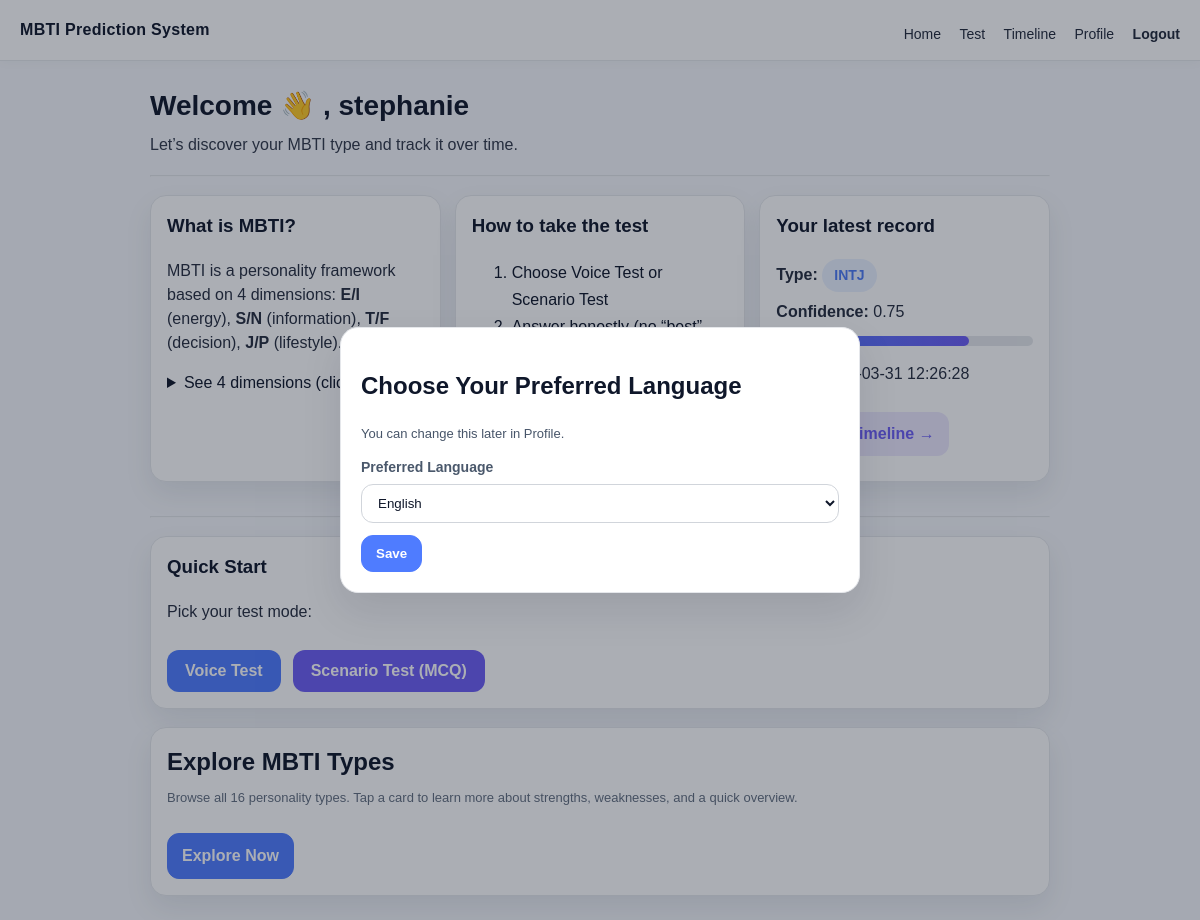
The app's page /home (signed in) with its own data.
### tables this page shows
CREATE TABLE User (
        userID INTEGER PRIMARY KEY AUTOINCREMENT,
        email TEXT NOT NULL UNIQUE,
        name TEXT,
        passwordHash TEXT NOT NULL,
        createdAt TEXT NOT NULL,
        isVerified INTEGER NOT NULL DEFAULT 0
    , preferredLanguage TEXT DEFAULT 'EN', isAdmin INTEGER NOT NULL DEFAULT 0);

CREATE TABLE MBTI_Type (
        mbtiTypeID INTEGER PRIMARY KEY AUTOINCREMENT,
        typeCode TEXT NOT NULL UNIQUE
    );

CREATE TABLE MBTI_Result (
        resultID INTEGER PRIMARY KEY AUTOINCREMENT,
        userID INTEGER NOT NULL,
        mbtiTypeID INTEGER NOT NULL,
        confidenceScore REAL NOT NULL,
        rawText TEXT,
        createdAt TEXT NOT NULL, profileSnapshot TEXT, contextSummary TEXT,
        FOREIGN KEY(userID) REFERENCES User(userID),
        FOREIGN KEY(mbtiTypeID) REFERENCES MBTI_Type(mbtiTypeID)
    );

### routes/profile_routes.py (the view)
@profile_bp.get("/home")
@login_required
def home_page():
    user = get_current_user()
    name = (user.get("name") or session.get("name") or "").strip() if user else (session.get("name") or "")
    latest = None
    try:
        results = list_results_for_user(session["user_id"])
        if results:
            latest = dict(results[0])
    except Exception as e:
        print("HOME latest error:", e)
    return render_template("home.html", name=name, latest=latest)

### db.py (called while the page is built)
def get_conn():
    conn = sqlite3.connect(DB_PATH)
    conn.row_factory = sqlite3.Row
    return conn

def get_user_profile_by_user_id(user_id: int):
    conn = get_conn()
    cur = conn.cursor()
    cur.execute("""
        SELECT * FROM User_Profile
        WHERE userID = ?
    """, (user_id,))
    row = cur.fetchone()
    conn.close()
    return dict(row) if row else None

def get_user_by_id(user_id: int):
    conn = get_conn()
    cur = conn.cursor()
    cur.execute("SELECT * FROM User WHERE userID = ?", (user_id,))
    row = cur.fetchone()
    conn.close()
    return dict(row) if row else None

def list_results_for_user(user_id: int):
    conn = get_conn()
    cur = conn.cursor()
    cur.execute("""
        SELECT r.resultID, t.typeCode, r.confidenceScore, r.rawText, r.createdAt,
               r.profileSnapshot, r.contextSummary
        FROM MBTI_Result r
        JOIN MBTI_Type t ON r.mbtiTypeID = t.mbtiTypeID
        WHERE r.userID = ?
        ORDER BY datetime(createdAt) DESC
    """, (user_id,))
    rows = cur.fetchall()
    conn.close()
    return rows

### routes/profile_routes.py (called while the page is built)
def row_to_dict(row):
    return dict(row) if row is not None else None

def login_required(f):
    @wraps(f)
    def wrapper(*args, **kwargs):
        if "user_id" not in session:
            flash(t_py("msg_login_required"), "warning")
            return redirect(url_for("auth.login"))
        return f(*args, **kwargs)
    return wrapper

def get_current_user():
    return row_to_dict(get_user_by_id(session["user_id"]))

### templates/home.html (shortened to what this page needs)
{% extends "base.html" %}
{% block content %}
<div class="home-wrap">
  <div style="display:flex;align-items:center;justify-content:space-between;gap:12px;flex-wrap:wrap;">
    <div>
      <h1 style="margin:0;">
        {{ t('home_welcome') }}
        {% if session.get('name') %}, {{ session.get('name') }}{% endif %}
      </h1>
      <p style="margin:6px 0 0;opacity:0.85;">
        {{ t('home_subtitle') }}
      </p>
    </div>
  </div>
  <hr style="margin:18px 0;opacity:0.2;">
  <div class="home-grid">
    <div class="card interactive-card">
      <h3 style="margin-top:0;">{{ t('home_what_mbti_title') }}</h3>
      <p style="opacity:0.9;line-height:1.5;">
        {{ t('home_what_mbti_desc_1') }}
        <strong>E/I</strong> {{ t('home_dim_energy') }},
        <strong>S/N</strong> {{ t('home_dim_info') }},
        <strong>T/F</strong> {{ t('home_dim_decision') }},
        <strong>J/P</strong> {{ t('home_dim_lifestyle') }}.
      </p>
      <details style="margin-top:10px;">
        <summary style="cursor:pointer;">{{ t('home_see_dimensions') }}</summary>
      </details>
    </div>
    <div class="card interactive-card">
      <h3 style="margin-top:0;">{{ t('home_how_title') }}</h3>
      <ol style="line-height:1.7;">
        <li>{{ t('home_how_1') }}</li>
        <li>{{ t('home_how_2') }}</li>
        <li>{{ t('home_how_3') }}</li>
        <li>{{ t('home_how_4') }}</li>
      </ol>
    </div>
    <div class="card interactive-card latest-card">
      <h3 style="margin-top:0;">{{ t('home_latest_title') }}</h3>
      {% if latest %}
      <p style="opacity:0.9; margin-bottom:8px;">
        <b>{{ t('home_latest_type') }}:</b>
        <span class="type-badge">{{ latest["typeCode"] }}</span>
      </p>
      <p style="opacity:0.9; margin:0 0 8px 0;">
        <b>{{ t('home_latest_conf') }}:</b>
        {{ latest["confidenceScore"] }}
      </p>
      <div class="confidence-wrap">
        <div class="confidence-bar-bg">
          <div class="confidence-bar-fill" data-width="{{ ((latest['confidenceScore']|float) * 100) | round(0) }}%">
          </div>
        </div>
      </div>
      <p style="opacity:0.9; margin-top:0;">
        <b>{{ t('home_latest_date') }}:</b> {{ latest["createdAt"] }}
      </p>
      <a href="{{ url_for('timeline.timeline', highlight=latest['resultID']) }}" class="timeline-link">
        {{ t('home_view_in_timeline') }} →
      </a>
      {% else %}
      <p style="opacity:0.9;">{{ t('home_no_results') }}</p>
      <a href="{{ url_for('test.test') }}" class="timeline-link">
        {{ t('home_start_now') }} →
      </a>
      {% endif %}
    </div>
  </div>
  <div class="card interactive-card">
    <h3 style="margin-top:0;">{{ t('home_quick_start_title') }}</h3>
    <p style="opacity:0.9;margin-bottom:14px;">
      {{ t('home_quick_start_desc') }}
    </p>
    <div class="quick-btn-row">
      <button onclick="goTest('text')" class="quick-action-btn primary">
        {{ t('home_quick_text_btn') }}
      </button>
      <button onclick="goTest('scenario')" class="quick-action-btn secondary">
        {{ t('home_quick_scenario_btn') }}
      </button>
    </div>
  </div>
  <div id="explore" class="card interactive-card explore-card">
    <h2 style="margin:0 0 8px 0;">{{ t('home_explore_title') }}</h2>
    <p class="muted" style="margin:0 0 14px 0; opacity:0.85;">
      {{ t('home_explore_desc') }}
    </p>
    <a class="btn btn-primary" href="{{ url_for('explore', from='home_explore') }}">
      {{ t('home_explore_now') }}
    </a>
  </div>
</div>
{% endblock %}

### css/style.css (style rules this page uses)
:root { --bg: #F5F7FB; --surface: #FFFFFF; --surface-soft: #F8FAFC; --border: #E5E7EB; --border-strong: #CBD5E1; --text-main: #0F172A; --text-body: #475569; --text-muted: #94A3B8; --primary: #4F7CFF; --primary-hover: #3B6EF5; --primary-soft: #E8F0FF; --secondary: #6D5EF5; --secondary-hover: #5B4CE6; --secondary-soft: #EDE9FE; --success: #22C55E; --success-soft: #DCFCE7; --warning: #F59E0B; --warning-soft: #FEF3C7; --danger: #EF4444; --danger-soft: #FEE2E2; --info-soft: #ECFEFF; --info-border: #A5F3FC; --info-text: #0F766E; --shadow-sm: 0 8px 20px rgba(15, 23, 42, 0.06); --shadow-md: 0 12px 28px rgba(15, 23, 42, 0.08); --shadow-lg: 0 18px 40px rgba(15, 23, 42, 0.10); }
* { box-sizing: border-box; }
html { scroll-behavior: smooth; }
body { margin: 0; font-family: Arial, sans-serif; background: var(--bg); color: var(--text-main); line-height: 1.5; }
h1 { margin: 8px 0 16px; font-size: 28px; color: var(--text-main); }
h2, h3, h4, h5, h6 { color: var(--text-main); }
.card { background: var(--surface); border: 1px solid var(--border); border-radius: 18px; padding: 18px; margin-bottom: 16px; box-shadow: var(--shadow-md); }
button, .btn { display: inline-flex; align-items: center; justify-content: center; gap: 6px; margin-top: 12px; padding: 10px 14px; border-radius: 12px; border: 1px solid var(--primary); background: var(--primary); color: #ffffff; cursor: pointer; text-decoration: none; font-weight: 700; transition: background 0.15s ease, border-color 0.15s ease, transform 0.15s ease, box-shadow 0.15s ease; }
.muted { color: var(--text-body); font-size: 13px; }
.home-wrap { max-width: 900px; margin: 0 auto; }
.home-grid { display: grid; grid-template-columns: repeat(auto-fit, minmax(260px, 1fr)); gap: 14px; }
.interactive-card { padding: 16px; border-radius: 16px; transition: transform 0.25s ease, box-shadow 0.25s ease, border-color 0.25s ease; }
.latest-card { position: relative; overflow: hidden; }
.latest-card::before { content: ""; position: absolute; top: 0; left: -120%; width: 70%; height: 100%; background: linear-gradient(90deg, transparent, rgba(255, 255, 255, 0.45), transparent); transform: skewX(-20deg); animation: shineMove 3s infinite; pointer-events: none; }
.type-badge { display: inline-block; padding: 6px 12px; border-radius: 999px; background: var(--primary-soft); color: var(--primary-hover); font-weight: 700; font-size: 14px; }
.confidence-wrap { margin: 12px 0 16px; }
.confidence-bar-bg { width: 100%; height: 10px; background: var(--border); border-radius: 999px; overflow: hidden; }
.confidence-bar-fill { height: 100%; border-radius: 999px; background: linear-gradient(90deg, var(--primary), var(--secondary)); width: 0; transition: width 1s ease; }
.timeline-link { text-decoration: none; display: inline-flex; align-items: center; gap: 8px; margin-top: 10px; padding: 10px 14px; border-radius: 12px; background: var(--secondary-soft); color: var(--secondary); font-weight: 700; transition: transform 0.2s ease, background 0.2s ease, color 0.2s ease; }
.quick-btn-row { display: flex; gap: 12px; flex-wrap: wrap; }
.quick-action-btn { border: none; padding: 12px 18px; border-radius: 12px; cursor: pointer; font-weight: 700; font-size: 16px; transition: transform 0.2s ease, box-shadow 0.2s ease, opacity 0.2s ease; }
.quick-action-btn.primary { background: var(--primary); color: white; }
.quick-action-btn.secondary { background: var(--secondary); color: white; }
.explore-card { margin-top: 18px; padding: 16px; border-radius: 16px; }

### records on screen
User: get "stephanie"
MBTI_Type: typeCode "INTJ"
MBTI_Result: confidenceScore "0.75", createdAt "2026-03-31 12:26:28"

### other values on screen
{{ t('app_title') }} "MBTI Prediction System"
{{ t('nav_home') }} "Home"
{{ t('nav_test') }} "Test"
{{ t('nav_timeline') }} "Timeline"
{{ t('nav_profile') }} "Profile"
{{ t('nav_logout') }} "Logout"
{{ t('lang_title') }} "Choose Your Preferred Language"
{{ t('lang_note') }} "You can change this later in Profile."
{{ t('preferred_language') }} "Preferred Language"
{{ t('lang_save') }} "Save"
{{ t('home_welcome') }} "Welcome 👋"
{{ t('home_subtitle') }} "Let’s discover your MBTI type and track it over time."
{{ t('home_what_mbti_title') }} "What is MBTI?"
{{ t('home_what_mbti_desc_1') }} "MBTI is a personality framework based on 4 dimensions:"
{{ t('home_dim_energy') }} "(energy)"
